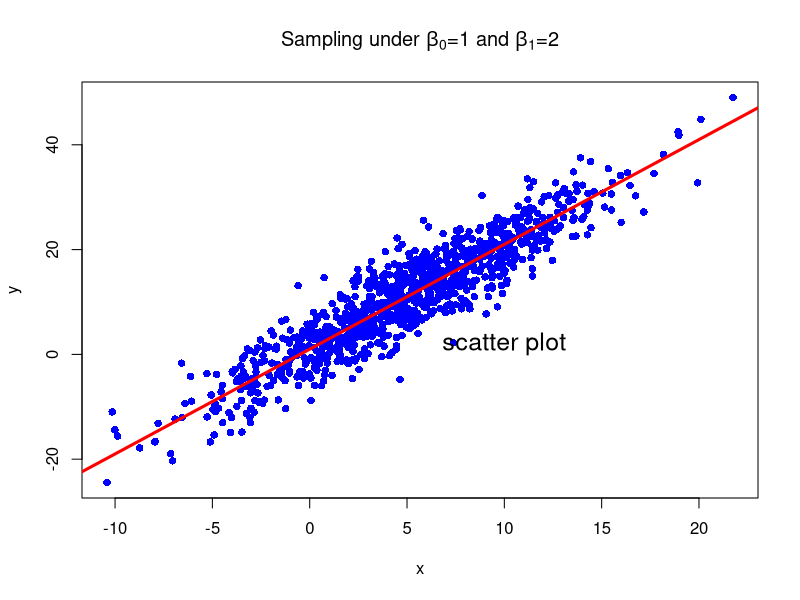

Write R code to recreate this figure.

#--------------------homework 2------------------------------------------------

# We learned the following R code in class. Answer the following questions using this code. 

#------------example: Scatter Plot---------------------------------
n<-1000
x<-4+rnorm(n,mean=1,sd=5)
y<-1+2*x+rnorm(n,mean=0,sd=4)

dev.new()
plot(x,y, pch=16, col="blue", 
     main=expression(paste("Sampling under ", beta[0], 
                           "=1", " ", "and", " ", beta[1], "=2")))
text(10, 2, "scatter plot", cex=1.5)
abline(a=1,b=2, col="red", lwd=3)


#------------------------------------------------------------------
# question 1: Compute the mean values of x and y using "for loop"!
#             Do not use built-in functions!!! 

## 평균을 내주는 함수 : mean_values() 정의

mean_values <- function(values) {
  output <- 0
  
  for (i in values) {
    output <- output + i
  }

  output / length(values)   ## 평균을 구하기 위해 자료의 수(length)로 나누어준다.
}

mean_values(x)   ## x의 평균을 계산 | output : 4.96878
mean_values(y)   ## y의 평균을 계산 | output : 10.93512


#------------------------------------------------------------------
# question 2: Compute the covariance between x and y using "for loop"!
#             Do not use built-in functions!!! 

## 공분산을 내주는 함수 : cov_values() 정의

cov_values <- function(data_1, data_2) {
  x_diff <- data_1 - mean_values(data_1)   ## 위에서 정의했던 함수 "mean_values()" 사용
  y_diff <- data_2 - mean_values(data_2)

  xy_product <- x_diff * y_diff
  
  product_sum <- 0
  
  for (i in xy_product) {
    product_sum <- product_sum + i
  }
  
  cov = product_sum / length(xy_product)
  
  cov
}

cov_values(x,y)   ## output : 51.79613


#------------------------------------------------------------------
# question 3: Compute the variance x using "for loop"!
#             Do not use built-in functions!!! 

## 분산을 내어주는 함수 : var_values() 정의

var_values <- function(values) {
  x_diff_sq <- (values - mean_values(values))^2   ## 위에서 정의했던 함수 "mean_values()" 사용하여 차의 제곱 행렬 생성
  
  sum_x_sq <- 0
  
  for (i in x_diff_sq) {
    sum_x_sq <- sum_x_sq + i
  }
  
  var_x <- sum_x_sq / length(values)  ## 자료의 수로 나누어 분산 산출
  
  var_x
}

var_values(x)     ## output : 25.54854


#--------------------------------------------------------------------------
# question 4: Compute the parameter beta[1] (slope of the regression line)!

## 최소제곱법으로 beta[1]의 값을 추정해보자

beta_1_hat <- cov_values(x, y) / var_values(x)  ## 위에서 정의한 함수를 사용 : x와 y의 공분산 / x의 분산

beta_1_hat  ## output : 2.027362